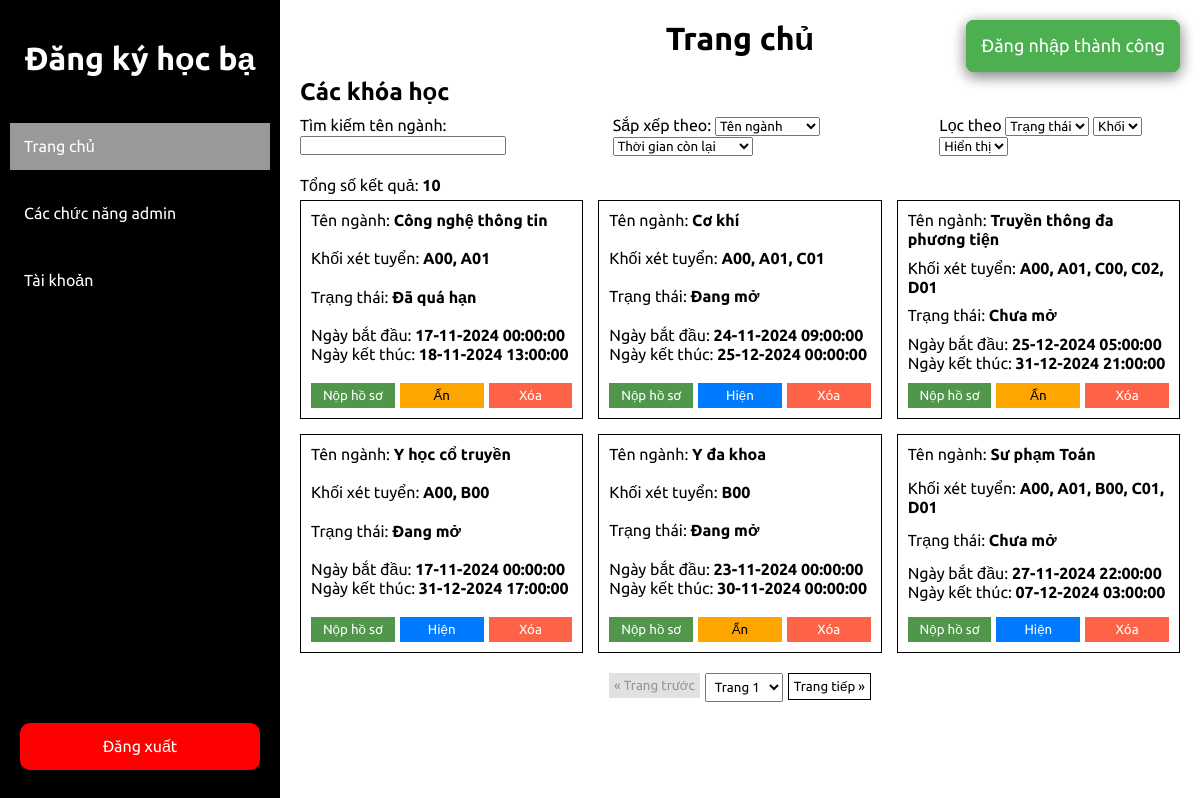
/index.php (signed in), run on the app's committed database.
### tables this page shows
CREATE TABLE `majors` (
  `major_id` int(11) NOT NULL,
  `name` varchar(255) NOT NULL,
  `is_shown` tinyint(1) NOT NULL DEFAULT 0,
  `start_date` datetime NOT NULL DEFAULT current_timestamp(),
  `end_date` datetime NOT NULL DEFAULT current_timestamp()
);

### pages/home.php (the view, shortened to what this page needs)
<link rel="stylesheet" href="assets/css/home.css">
<?php
    include_once("config/database.php");
    include_once("includes/pagination.php");
    function initializeQueryOptions(){
        return [
            'search_value' => $_GET['search_value'] ?? '',
            'sort_by_name' => $_GET['sort_by_name'] ?? '',
            'sort_by_time_left' => $_GET['sort_by_time_left'] ?? '',
            'filter_by_status' => $_GET['filter_by_status'] ?? '',
            'filter_by_blocks' => $_GET['filter_by_blocks'] ?? '',
            'filter_by_visibility' => $_GET['filter_by_visibility'] ?? '',
            'filter_by_applied' => $_GET['filter_by_applied'] ?? '',
        ];
    }
    function buildMajorQuery($search_value, $sort_by_name, $sort_by_time_left, $filter_by_status, $filter_by_blocks, $filter_by_visibility, $filter_by_applied){
        $majorQuery = " SELECT m.*, GROUP_CONCAT(DISTINCT b.code ORDER BY b.code ASC SEPARATOR ', ') AS block_names,
                        CASE
                            WHEN m.end_date < NOW() THEN 0
                            ELSE TIMESTAMPDIFF(SECOND, NOW(), m.end_date)
                        END AS time_left,
                        CASE
                            WHEN a.application_id IS NOT NULL THEN 1
                            ELSE 0
                        END AS has_application
                        FROM majors m
                        JOIN major_blocks mb ON m.major_id = mb.major_id
                        JOIN blocks b ON mb.block_id = b.block_id
                        LEFT JOIN applications a ON a.major_id = m.major_id AND a.student_id = {$_SESSION['user_id']}
                        LEFT JOIN major_teachers mt ON mt.major_id = m.major_id
                        WHERE 1=1";
        $majorQuery .= " GROUP BY m.major_id";
        return $majorQuery;
    }
    function fetchMajor($conn, $majorQuery, $itemPerPage, $offset){
        $majorQuery .= " LIMIT $itemPerPage OFFSET $offset";
        $majorResult = mysqli_query($conn, $majorQuery);
        return $majorResult;
    }
    function totalResult($conn, $query){
        $totalResult = mysqli_num_rows(mysqli_query($conn, $query));
        return $totalResult;
    }
    function renderMajorCard($rows) {
        $startDate = new DateTime($rows["start_date"]);
        $endDate = new DateTime($rows["end_date"]);
        $currentDate = new DateTime();
        echo '<div class="card">';
            echo '<div class="major-name">Tên ngành: <span class="info">' . $rows["name"] . '</span></div>';
            echo '<div class="major-blocks">Khối xét tuyển: <span class="info">' . $rows['block_names'] . '</span></div>';
            if ($currentDate < $startDate) {
                $currentState = "Chưa mở";
            } elseif ($currentDate >= $startDate && $currentDate <= $endDate) {
                $currentState = "Đang mở";
            } else {
                $currentState = "Đã quá hạn";
            }
            echo "<div class='major-status'>Trạng thái: <span class='info'>$currentState</span></div>";
            echo '<div class="major-dates">';
                echo '<div class="major-start-date">Ngày bắt đầu: <span class="info">' . $startDate->format("d-m-Y H:i:s") . '</span></div>';
                echo '<div class="major-end-date">Ngày kết thúc: <span class="info">' . $endDate->format("d-m-Y H:i:s") . '</span></div>';
            echo '</div>';
            echo '<div class="bottom-cards-container">';
                $submitProfileAbility = $_SESSION['role'] == 'student' && ($rows["has_application"] == 1 || $currentState != "Đang mở");
                $location = "index.php?page=submit_profile" . '&major_id=' . $rows["major_id"] . '&search_value=' . urlencode($rows["name"]);
                $submitButtonText = (($_SESSION['role'] == 'student' && $rows["has_application"] == 0) || $_SESSION['role'] != 'student') ? "Nộp hồ sơ" : "Đã nộp";
                $submitButtonClass = $submitProfileAbility ? "disabled-button" : "";
                echo "<button type='button'  class='bottom-card-button positive-button $submitButtonClass' onclick=\"window.location.href='$location'\" " . ($submitProfileAbility ? "disabled" : "") . ">$submitButtonText</button>";
                if ($_SESSION["role"] == "admin") {
                    $majorVisibility = $rows["is_shown"] == 0 ? "Hiện" : "Ẩn";
                    $visibilityState = $rows["is_shown"] == 0 ? "is-show-true" : "is-show-false";
                    echo "<button class='bottom-card-button toggle-visibility-button $visibilityState' data-major-id='{$rows["major_id"]}'> $majorVisibility </button>";
                    echo "<button class='bottom-card-button delete-bottom-card-button negative-button' data-major-id='{$rows["major_id"]}'>Xóa</button>";
                } elseif($_SESSION["role"] == "student" && $rows["has_application"] == 1) {
                    echo "<button type='button' class='bottom-card-button neutral-button' onclick=\"window.location.href='$location'\">Xem hồ sơ</button>";
                }
            echo '</div>';
        echo '</div>';
    }
    if ($_SERVER["REQUEST_METHOD"] === "GET"){
        $queryOption = initializeQueryOptions();
        $search_value = $queryOption["search_value"];
        $sort_by_name = $queryOption["sort_by_name"];
        $sort_by_time_left = $queryOption["sort_by_time_left"];
        $filter_by_status = $queryOption["filter_by_status"];
        $filter_by_blocks = $queryOption["filter_by_blocks"];
        $filter_by_visibility = $queryOption["filter_by_visibility"];
        $filter_by_applied = $queryOption["filter_by_applied"];
    }
    $currentPage = isset($_GET['page_index']) && $_GET['page_index'] > 0 ? (int)$_GET['page_index'] : 1;;
    $itemPerPage = 6;
    $offset = ($currentPage - 1) * $itemPerPage;
    $majorQuery = buildMajorQuery($search_value, $sort_by_name, $sort_by_time_left, $filter_by_status, $filter_by_blocks, $filter_by_visibility, $filter_by_applied);
    $majorResult = fetchMajor($conn, $majorQuery, $itemPerPage, $offset);
    $totalResult = totalResult($conn, $majorQuery);
?>
<main>
    <h1 class="page-title">Trang chủ</h1>
    <form method="GET" class="query-option-form" onchange="this.submit()">
        <h2 class="query-option-title">Các khóa học</h2>
        <div class="query-option-input">
            <div class="search-by">
                <label for="search_value">Tìm kiếm tên ngành: </label>
                <input type="text" name="search_value" value="<?php echo isset($_GET['search_value']) ? $_GET['search_value'] : ''; ?>">
            </div>
            <div class="filter-sort-option">
                <div class="sort-by">
                    <label for="">Sắp xếp theo: </label>
                    <select name="sort_by_name" id="sort-by-name" class="sort-by">
                        <option value="">Tên ngành</option>
                    </select>
                    <select name="sort_by_time_left" id="sort-by-time-left" class="sort-by">
                        <option value="">Thời gian còn lại</option>
                    </select>
                </div>
                <div class="filter-by">
                    <label for="filter_by">Lọc theo</label>
                    <select name="filter_by_status" id="filter-by-status" class="filter-by">
                        <option value="">Trạng thái</option>
                    </select>
                    <select name="filter_by_blocks" id="filter-by-blocks" class="filter-by">
                        <option value="">Khối</option>
                    </select>
                    <?php if ($_SESSION['role'] === 'admin'): ?>
                        <select name="filter_by_visibility" id="filter-by-visibility" class="filter-by">
                            <option value="">Hiển thị</option>
                        </select>
                    <?php endif; ?>
                </div>
            </div>
        </div>
    </form>
    <div class="content">
        <?php if($totalResult > 0): ?>
            <div class='total-result'>Tổng số kết quả: <span class='info'><?php echo $totalResult ?></span></div>
            <div class="cards-container">
                <?php
                    while ($rows = mysqli_fetch_assoc($majorResult)) {
                        renderMajorCard($rows);
                    }
                ?>
            </div>
            <div class='pagination'>
            </div>
        <?php else: ?>
            <h1 class='no-result'>Không tìm thấy kết quả nào</h1>
        <?php endif; ?>
    </div>
    <div class="notifications">
    </div>
</main>

### assets/css/style.css (style rules this page uses)
* { margin: 0; padding: 0; box-sizing: border-box; font-family: "Ubuntu", sans-serif; }
main { flex-grow: 1; margin-left: 280px; padding: 20px; }
.page-title { text-align: center; }
.negative-button { border: none; color: white; background-color: tomato; }
.positive-button { border: none; color: white; background-color: #50974b; }
button { padding: 5px; }
.cards-container { display: grid; grid-template-columns: repeat(3, 1fr); grid-template-rows: repeat(2, 1fr); gap: 15px; }
.card { width: auto; height: auto; background-color: white; border: 1px solid black; display: flex; flex-direction: column; justify-content: space-between; gap: 10px; transition: transform 0.3s ease; padding: 10px; }
.bottom-cards-container { display: flex; justify-content: space-between; gap: 5px; }
.bottom-card-button { flex: 1; }
.info { font-weight: bold; }
.query-option-form { width: 100%; display: flex; flex-direction: column; gap: 10px; margin: 20px 0px; }
.query-option-input { display: flex; justify-content: space-between; }
.filter-sort-option { display: flex; justify-content: space-between; gap: 20px; }
.total-result { margin-bottom: 5px; }

### assets/css/notification.css (style rules this page uses)
.notifications { position: fixed; top: 20px; right: 20px; display: flex; flex-direction: column; z-index: 9999; }

### assets/css/pagination.css (style rules this page uses)
.pagination { margin-top: 20px; display: flex; justify-content: center; gap: 5px; }

### assets/css/home.css (style rules this page uses)
.toggle-visibility-button.is-show-true { border: none; background-color: #007bff; color: white; }
.toggle-visibility-button.is-show-false { border: none; background-color: #FFA500; color: black; }

### data on the page
majors: name "Công nghệ thông tin", block_names "A00, A01", currentState "Đã quá hạn", start_date "17-11-2024 00:00:00", end_date "18-11-2024 13:00:00", is_shown "Ẩn"
majors: name "Cơ khí", block_names "A00, A01, C01", currentState "Đang mở", start_date "24-11-2024 09:00:00", end_date "25-12-2024 00:00:00", is_shown "Hiện"
majors: name "Truyền thông đa phương tiện", block_names "A00, A01, C00, C02, D01", start_date "Chưa mở", start_date "25-12-2024 05:00:00", end_date "31-12-2024 21:00:00", is_shown "Ẩn"
majors: name "Y học cổ truyền", block_names "A00, B00", currentState "Đang mở", start_date "17-11-2024 00:00:00", end_date "31-12-2024 17:00:00", is_shown "Hiện"
majors: name "Y đa khoa", block_names "B00", currentState "Đang mở", start_date "23-11-2024 00:00:00", end_date "30-11-2024 00:00:00", is_shown "Ẩn"
majors: name "Sư phạm Toán", block_names "A00, A01, B00, C01, D01", start_date "Chưa mở", start_date "27-11-2024 22:00:00", end_date "07-12-2024 03:00:00", is_shown "Hiện"

### other printed values
$totalResult "10"
$buttonText "« Trang trước Trang tiếp »"
$message "Đăng nhập thành công"
